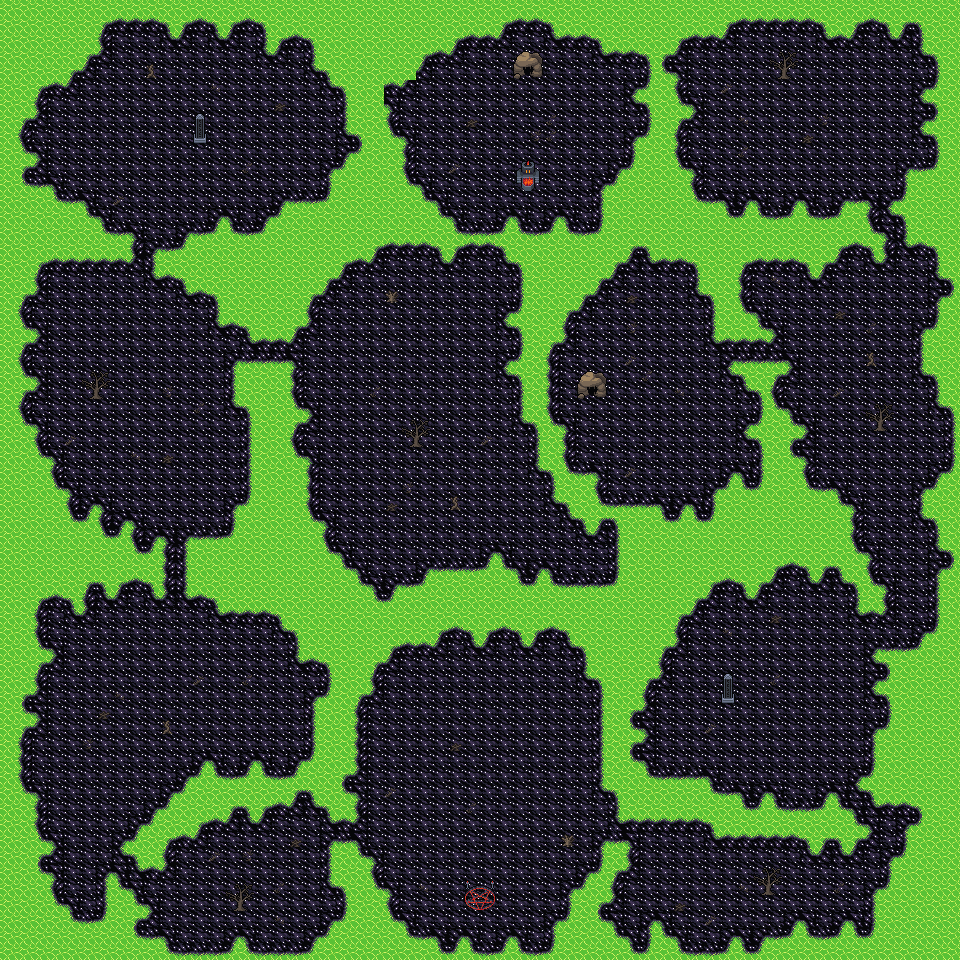

A 2D game scene composited from a Tiled map and its tileset images. What follows is a short description and the map's XML, with each tile layer's data collapsed to a summary:
An orthogonal 60x60 tile map with 16x16 px tiles, 4 tile layers (Collision, Lava, Islands, Clutter), 2 tilesets and 8 objects.

<map version="1.5" tiledversion="1.7.2" orientation="orthogonal" renderorder="right-down" width="60" height="60" tilewidth="16" tileheight="16" infinite="0" nextlayerid="7" nextobjectid="76">
 <editorsettings>
  <export target="wastetown..tmx" format="tmx" />
 </editorsettings>
 <tileset firstgid="1" source="../tileset/main.tsx" />
 <tileset firstgid="3477" source="../tileset/buildings.tsx" />
 <layer id="6" name="Collision" width="60" height="60">
  <data>[3600 cells, 1146 non-empty, 2 distinct tile ids]</data>
 </layer>
 <layer id="1" name="Lava" width="60" height="60" tintcolor="#ff5500">
  <data>[3600 cells, 3600 non-empty, 1 distinct tile ids]</data>
 </layer>
 <layer id="2" name="Islands" width="60" height="60" tintcolor="#a15055">
  <data>[3600 cells, 2713 non-empty, 17 distinct tile ids]</data>
 </layer>
 <layer id="3" name="Clutter" width="60" height="60">
  <properties>
   <property name="spriteLayer" type="bool" value="true" />
  </properties>
  <data>[3600 cells, 105 non-empty, 25 distinct tile ids]</data>
 </layer>
 <objectgroup id="4" name="Objects">
  <object id="66" template="../obj/door_right.tx" x="585" y="391">
   <properties>
    <property name="teleport" value="maps/map/portal_2C.tmx" />
    <property name="teleportObjectId" value="76" />
   </properties>
  </object>
  <object id="69" template="../obj/door_up.tx" x="472.667" y="906.667">
   <properties>
    <property name="teleport" value="maps/map/portal_2.tmx" />
    <property name="teleportObjectId" value="78" />
   </properties>
  </object>
  <object id="70" template="../obj/door_up.tx" x="520" y="76">
   <properties>
    <property name="teleport" value="maps/map/portal_2C2.tmx" />
    <property name="teleportObjectId" value="70" />
   </properties>
  </object>
  <object id="71" template="../obj/door_down.tx" x="520" y="188">
   <properties>
    <property name="teleport" value="maps/map/portal_2D.tmx" />
    <property name="teleportObjectId" value="56" />
   </properties>
  </object>
  <object id="72" template="../obj/enemy.tx" x="167.5" y="638">
   <properties>
    <property name="enemy" value="Devil" />
   </properties>
  </object>
  <object id="73" template="../obj/enemy.tx" x="837" y="651.667">
   <properties>
    <property name="enemy" value="Demon" />
   </properties>
  </object>
  <object id="74" template="../obj/enemy.tx" x="870.75" y="183.75">
   <properties>
    <property name="enemy" value="Hellhound" />
   </properties>
  </object>
  <object id="75" template="../obj/enemy.tx" x="153" y="219.667">
   <properties>
    <property name="enemy" value="Devil" />
   </properties>
  </object>
 </objectgroup>
</map>
